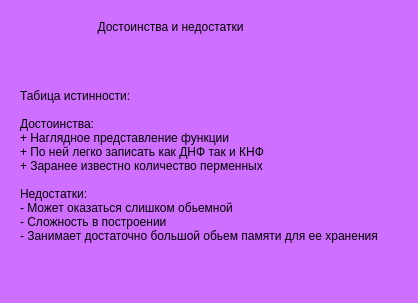
<?xml version="1.0" encoding="UTF-8"?>
<ui version="4.0">
 <class>Plus_minus_window</class>
 <widget class="QWidget" name="Plus_minus_window">
  <property name="geometry">
   <rect>
    <x>0</x>
    <y>0</y>
    <width>418</width>
    <height>303</height>
   </rect>
  </property>
  <property name="windowTitle">
   <string>Form</string>
  </property>
  <property name="styleSheet">
   <string notr="true">background-color: rgb(207, 111, 255);
color: rgb(0, 0, 0);</string>
  </property>
  <widget class="QLabel" name="label">
   <property name="geometry">
    <rect>
     <x>-10</x>
     <y>20</y>
     <width>361</width>
     <height>16</height>
    </rect>
   </property>
   <property name="text">
    <string>Достоинства и недостатки</string>
   </property>
   <property name="alignment">
    <set>Qt::AlignHCenter|Qt::AlignTop</set>
   </property>
  </widget>
  <widget class="QLabel" name="label_2">
   <property name="geometry">
    <rect>
     <x>20</x>
     <y>40</y>
     <width>391</width>
     <height>251</height>
    </rect>
   </property>
   <property name="text">
    <string>Табица истинности:

Достоинства:
+ Наглядное представление функции
+ По ней легко записать как ДНФ так и КНФ
+ Заранее известно количество перменных

Недостатки:
- Может оказаться слишком обьемной
- Сложность в построении
- Занимает достаточно большой обьем памяти для ее хранения</string>
   </property>
  </widget>
 </widget>
 <resources/>
 <connections/>
</ui>
